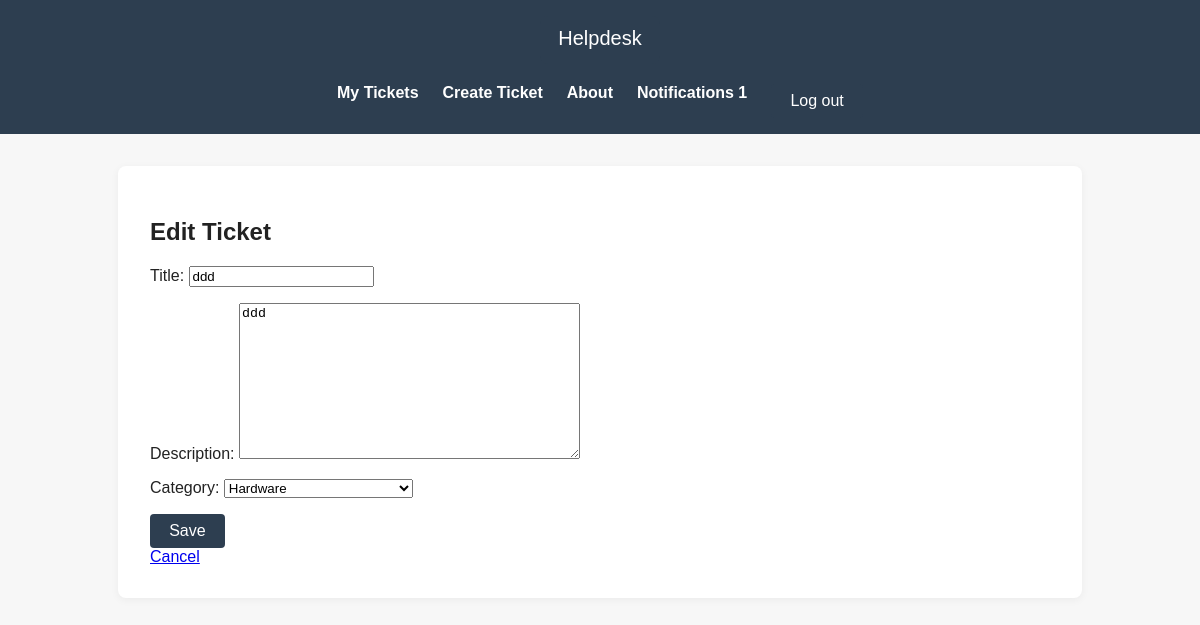
Screenshot of /tickets/2/edit/ (signed in) with the database file from the repository.
### tickets/models.py (models this page shows, shortened)
class Ticket(models.Model):
    STATUS_CHOICES = [
        ('open', 'Open'),
        ('in_progress', 'In Progress'),
        ('resolved', 'Resolved'),
        ('closed', 'Closed'),
    ]
    title = models.CharField(max_length=200)
    description = models.TextField()
    status = models.CharField(max_length=20, choices=STATUS_CHOICES, default='open')
    created_at = models.DateTimeField(auto_now_add=True)
    updated_at = models.DateTimeField(auto_now=True)
    created_by = models.ForeignKey(settings.AUTH_USER_MODEL, on_delete=models.CASCADE, related_name='tickets')
    category = models.ForeignKey(Category, on_delete=models.SET_NULL, null=True, related_name='tickets')
    justification = models.TextField(blank=True, null=True)
    rating = models.PositiveSmallIntegerField(blank=True, null=True)

### tickets/views.py (the view, shortened to what this page needs)
# urls.py: path('<int:pk>/edit/', views.ticket_update, name='ticket_update'),
@login_required
def ticket_update(request, pk):
    ticket = get_object_or_404(Ticket, pk=pk)
    if request.user.role == 'staff' and ticket.created_by == request.user:
        if request.method == 'POST':
            form = TicketForm(request.POST, instance=ticket)
            if form.is_valid():
                form.save()
                return redirect('tickets:ticket_detail', pk=ticket.pk)
        else:
            form = TicketForm(instance=ticket)
        unread_count = request.user.notifications.filter(is_read=False).count()
        return render(request, 'tickets/ticket_form.html', {'form': form, 'unread_count': unread_count})
    else:
        return redirect('tickets:ticket_list')

### tickets/forms.py
class TicketForm(forms.ModelForm):
    class Meta:
        model = Ticket
        fields = ['title', 'description', 'category']

### tickets/models.py (called while the page is built)
    def __str__(self):
        return self.name

### tickets/templates/tickets/ticket_form.html (shortened to what this page needs)
{% extends 'tickets/base.html' %}
{% block content %}
<h2>{% if form.instance.pk %}Edit Ticket{% else %}Create Ticket{% endif %}</h2>
<form method="post">
  {{ form.as_p }}
  <button type="submit">Save</button>
</form>
<a href="{% url 'tickets:ticket_list' %}">Cancel</a>
{% endblock %}

### tickets/static/css/base.css (style rules this page uses)
body { font-family: Arial, sans-serif; margin: 0; padding: 0; background: #f7f7f7; color: #222; }
button, input[type="submit"] { background: #2d3e50; color: #fff; border: none; padding: 0.5rem 1.2rem; border-radius: 4px; cursor: pointer; font-size: 1rem; }

### rows the page displays
Ticket: title "ddd", description "ddd", category "Hardware"

### other values shown
{{ unread_count }} "1"
